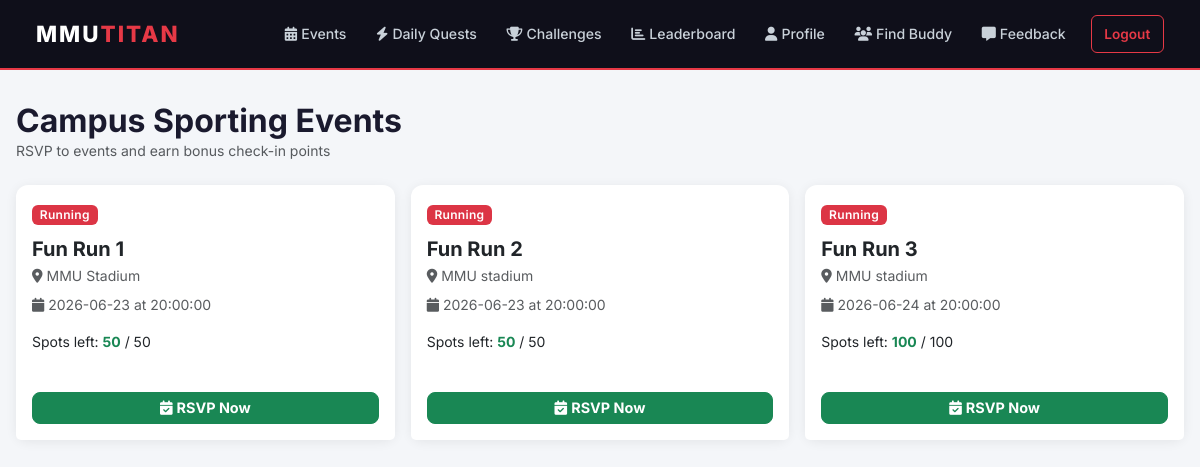
The page /events (signed in) on the database its author committed.
### mmutitan/models.py (models this page shows)
class Event(db.Model):
    id = db.Column(db.Integer, primary_key=True)
    name = db.Column(db.String(100), nullable=False)
    venue = db.Column(db.String(100), nullable=False)
    sport_type = db.Column(db.String(50), nullable=False)
    date = db.Column(db.Date, nullable=False)
    time = db.Column(db.Time, nullable=False)
    max_capacity = db.Column(db.Integer, nullable=False)
    rsvps = db.relationship('RSVP', backref='event_ref', lazy=True, cascade="all, delete-orphan")

### mmutitan/app.py (the view)
    @app.route('/events')
    @login_required
    def list_events():
        events = Event.query.all()
        user_rsvps = {rsvp.event_id: rsvp for rsvp in RSVP.query.filter_by(user_id=current_user.id).all()}
        spots_left = {}
        for event in events:
            confirmed_count = RSVP.query.filter_by(event_id=event.id, waitlisted=False).count()
            spots_left[event.id] = event.max_capacity - confirmed_count
        return render_template('events.html', events=events, user_rsvps=user_rsvps, spots_left=spots_left)

### mmutitan/models.py (called while the page is built)
@login_manager.user_loader
def load_user(user_id):
    return User.query.get(int(user_id))

### mmutitan/templates/events.html
{% extends "base.html" %}
{% block content %}
<div class="mb-4">
    <h2 class="fw-bold mb-0">Campus Sporting Events</h2>
    <p class="text-muted small">RSVP to events and earn bonus check-in points</p>
</div>
<div class="row g-3">
    {% for event in events %}
    <div class="col-md-4">
        <div class="card h-100">
            <div class="card-body">
                <span class="badge bg-danger mb-2">{{ event.sport_type }}</span>
                <h5 class="fw-bold mt-1 mb-1">{{ event.name }}</h5>
                <p class="text-muted small mb-2">
                    <i class="fa fa-map-marker-alt me-1"></i>{{ event.venue }}
                </p>
                <p class="text-muted small mb-3">
                    <i class="fa fa-calendar me-1"></i>{{ event.date }} at {{ event.time }}
                </p>
                {% if spots_left[event.id] > 0 %}
                <p class="small mb-3">
                    Spots left: <span class="fw-bold text-success">{{ spots_left[event.id] }}</span>
                    / {{ event.max_capacity }}
                </p>
                {% else %}
                <p class="small text-danger fw-bold mb-3">Event Full</p>
                {% endif %}
            </div>
            <div class="card-footer bg-white border-0 pb-3">
                {% set my_rsvp = user_rsvps.get(event.id) %}
                {% if my_rsvp %}
                    {% if my_rsvp.waitlisted %}
                    <div class="alert alert-warning py-1 small text-center mb-2">You are on the Waitlist</div>
                    <form action="{{ url_for('cancel_rsvp', event_id=event.id) }}" method="POST">
                        <button type="submit" class="btn btn-outline-danger w-100 btn-sm">Leave Waitlist</button>
                    </form>
                    {% elif my_rsvp.checked_in %}
                    <button class="btn btn-success w-100 btn-sm" disabled>
                        <i class="fa fa-check-circle me-1"></i>Checked In
                    </button>
                    {% else %}
                    <form action="{{ url_for('checkin', event_id=event.id) }}" method="POST" class="mb-2">
                        <button type="submit" class="btn btn-primary w-100 btn-sm">
                            <i class="fa fa-sign-in-alt me-1"></i>Check In
                        </button>
                    </form>
                    <form action="{{ url_for('cancel_rsvp', event_id=event.id) }}" method="POST">
                        <button type="submit" class="btn btn-outline-danger w-100 btn-sm">Cancel RSVP</button>
                    </form>
                    {% endif %}
                {% elif spots_left[event.id] <= 0 %}
                <form action="{{ url_for('rsvp', event_id=event.id) }}" method="POST">
                    <button type="submit" class="btn btn-warning w-100 btn-sm fw-bold">
                        <i class="fa fa-list me-1"></i>Join Waitlist
                    </button>
                </form>
                {% else %}
                <form action="{{ url_for('rsvp', event_id=event.id) }}" method="POST">
                    <button type="submit" class="btn btn-success w-100 btn-sm fw-bold">
                        <i class="fa fa-calendar-check me-1"></i>RSVP Now
                    </button>
                </form>
                {% endif %}
            </div>
        </div>
    </div>
    {% else %}
    <div class="col-12 text-center mt-5">
        <div style="font-size:3rem;">📅</div>
        <h4 class="text-muted mt-2">No events scheduled yet.</h4>
        <p class="text-muted small">Check back soon!</p>
    </div>
    {% endfor %}
</div>
{% endblock %}

### mmutitan/templates/base.html (shortened to what this page needs)
<!DOCTYPE html>
<html lang="en">
<head>
    <link href="https://cdn.jsdelivr.net/npm/bootstrap@5.3.0/dist/css/bootstrap.min.css" rel="stylesheet">
    <link rel="stylesheet" href="https://cdnjs.cloudflare.com/ajax/libs/font-awesome/6.4.0/css/all.min.css">
</head>
<body>
<nav class="navbar navbar-expand-lg">
    <div class="container-fluid">
        <a class="navbar-brand" href="{{ url_for('home') }}">MMU<span>TITAN</span></a>
        <div class="collapse navbar-collapse" id="navbarNav">
            <div class="navbar-nav ms-auto align-items-center gap-1">
                {% if current_user.is_authenticated %}
                    <a class="nav-link" href="{{ url_for('list_events') }}">
                        <i class="fa fa-calendar-alt me-1"></i>Events
                    </a>
                    <a class="nav-link" href="{{ url_for('daily_tasks') }}">
                        <i class="fa fa-bolt me-1"></i>Daily Quests
                    </a>
                    <a class="nav-link" href="{{ url_for('student_challenges') }}">
                        <i class="fa fa-trophy me-1"></i>Challenges
                    </a>
                    <a class="nav-link" href="{{ url_for('leaderboard') }}">
                        <i class="fa fa-chart-bar me-1"></i>Leaderboard
                    </a>
                    <a class="nav-link" href="{{ url_for('profile') }}">
                        <i class="fa fa-user me-1"></i>Profile
                    </a>
                    <a class="nav-link" href="{{ url_for('buddy_finder') }}">
                        <i class="fa fa-users me-1"></i>Find Buddy
                    </a>
                    <a class="nav-link" href="{{ url_for('submit_feedback') }}">
                        <i class="fa fa-comment-alt me-1"></i>Feedback
                    </a>
                    <a class="nav-link btn-logout ms-2" href="{{ url_for('logout') }}">Logout</a>
                {% else %}
                    <a class="nav-link" href="{{ url_for('login') }}">Login</a>
                    <a class="btn btn-danger btn-sm ms-2" href="{{ url_for('register') }}">Join Now</a>
                {% endif %}
            </div>
        </div>
    </div>
</nav>
<div class="container page-wrapper">
    {% block content %}{% endblock %}
</div>
</body>
</html>

### mmutitan/templates/base.html (style rules this page uses)
body { font-family: 'Inter', sans-serif; background-color: #f4f6f9; color: #1a1a2e; }
.navbar { background-color: #0f0f1a !important; border-bottom: 2px solid #e63946; padding: 0.75rem 1.5rem; }
.navbar-brand { font-size: 1.4rem; font-weight: 800; letter-spacing: 2px; color: #ffffff !important; }
.navbar-brand span { color: #e63946; }
.nav-link { color: #c9d1d9 !important; font-weight: 500; font-size: 0.88rem; padding: 0.5rem 0.8rem !important; border-radius: 6px; transition: background 0.2s, color 0.2s; }
.btn-logout { background: transparent; border: 1px solid #e63946; color: #e63946 !important; font-size: 0.85rem; padding: 0.35rem 0.9rem; border-radius: 6px; font-weight: 600; transition: all 0.2s; }
.card { border: none; border-radius: 12px; box-shadow: 0 2px 12px rgba(0,0,0,0.07); }
.btn { border-radius: 8px; font-weight: 500; font-size: 0.9rem; }
.badge { font-weight: 600; letter-spacing: 0.3px; border-radius: 6px; font-size: 0.75rem; }
.page-wrapper { max-width: 1200px; margin: 0 auto; padding: 2rem 1rem; }

### rows shown on the page
Event: sport_type "Running", name "Fun Run 1", venue "MMU Stadium", date "2026-06-23", time "20:00:00", max_capacity "50"
Event: sport_type "Running", name "Fun Run 2", venue "MMU stadium", date "2026-06-23", time "20:00:00", max_capacity "50"
Event: sport_type "Running", name "Fun Run 3", venue "MMU stadium", date "2026-06-24", time "20:00:00", max_capacity "100"
